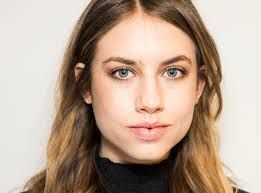
#> input picture img/single_face.jpg, 261 x 193 px
$ python face_and_eye_detection.py
#> lines starting #> are read from the running program, lines starting #| are printed output that depends on the picture; after the words box and inside, x2 and y2 are one past the last pixel; in counts of white or black regions, pixels touching at a corner belong together
import numpy as np
import cv2

face_cascade = cv2.CascadeClassifier("haarcascade_frontalface_default.xml")
eye_cascade = cv2.CascadeClassifier("haarcascade_eye.xml")

img = cv2.imread("../img/single_face.jpg")
#> img is the input picture: shape (193, 261, 3); mean B, G, R 147, 163.4, 185.6
gray= cv2.cvtColor(img, cv2.COLOR_BGR2GRAY)
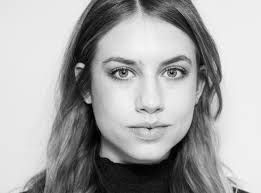
#> gray: shape (193, 261); min 0, max 254, mean 168.2

faces = face_cascade.detectMultiScale(gray, 1.3, 5)
#> faces = [[82, 24, 132, 132]]

for (x, y, w, h) in faces:
    cv2.rectangle(img, (x, y), (x+w, y+h), (255, 0, 0), 2)
    roi_gray = gray[y:y+h, x:x+w]
    roi_color = img[y:y+h, x:x+w]
    eyes = eye_cascade.detectMultiScale(roi_gray)

    for(ex, ey, ew, eh) in eyes:
        cv2.rectangle(roi_color, (ex, ey), (ex+ew, ey+eh), (0, 255, 0), 2)
#> this loop made 1 pass
#> (x, y, w, h, eyes) on pass 1: (82, 24, 132, 132, [[20, 30, 37, 37], [74, 31, 33, 33]])
#> pass 1, `roi_gray = gray[y:y+h, x:x+w]`:
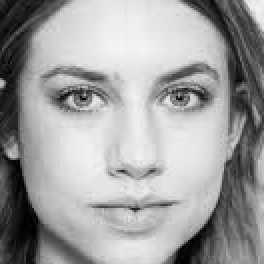
#> roi_gray: shape (132, 132) (shown 2 times larger); min 0, max 246, mean 159.4
#> pass 1, `roi_color = img[y:y+h, x:x+w]`:
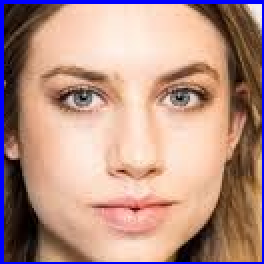
#> roi_color: shape (132, 132, 3) (shown 2 times larger); mean B, G, R 135, 146, 182.8
#> after the loop:
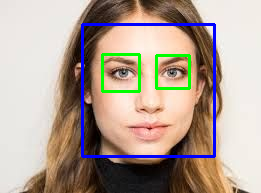
#> img: shape (193, 261, 3); 4.79% of pixels changed, all inside (x1, y1, x2, y2) = (81, 23, 216, 158)
#> after the loop:
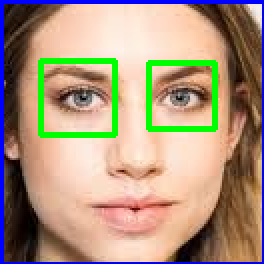
#> roi_color: shape (132, 132, 3) (shown 2 times larger); 4.78% of pixels changed, all inside (x1, y1, x2, y2) = (19, 29, 109, 69)

cv2.imshow("Original gray image", gray)
cv2.imshow("Image", img)
cv2.waitKey(0)
cv2.destroyAllWindows()
